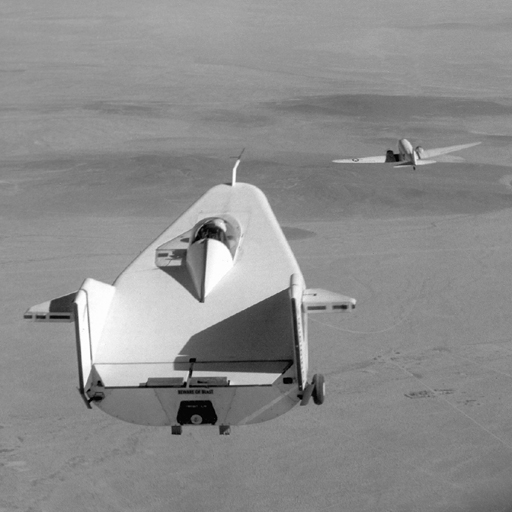
%> input picture OIM/completed labs/Lab_03/data/liftingbody_r0.png, 512 x 512 px
$ octave reproduce_transforms.m   (GNU Octave 9; MATLAB toolbox functions it lacks are replaced by stand-ins)
%> lines starting %> are read from the running program, lines starting %| are printed output that depends on the picture
### OIM/completed labs/Lab_03/intrans.m
function g = intrans(f, varargin)
%INTRANS Преобразования яркости, дополненные по заданию лабораторной 3.
% G=intrans(F,'neg'); G=intrans(F,'gamma',GAMMA);
% G=intrans(F,'log',C,CLASS); C=1, CLASS=class(F) по умолчанию.
% G=intrans(F,'stretch',M,E); M=mean(im2double(F)), E=4 по умолчанию.
% Сохраняет класс входа, кроме явного CLASS для логарифма.
narginchk(2,4);
validateattributes(f,{'uint8','uint16','double'},{'nonempty','real','finite'});
classin=class(f); method=validatestring(varargin{1},{'neg','log','gamma','stretch'});
% В исходнике пропущен логический оператор перед ~strcmp.
if isa(f,'double') && max(f(:))>1 && ~strcmp(method,'log')
    f=mat2gray(f);
else
    f=im2double(f);
end
switch method
    case 'neg'
        narginchk(2,2); g=imcomplement(f);
    case 'gamma'
        narginchk(3,3);
        gam=varargin{2};
        validateattributes(gam,{'numeric'},{'scalar','real','finite','positive'});
        g=imadjust(f,[],[],gam);
    case 'log'
        c=1;
        if numel(varargin)>=2, c=varargin{2}; end
        if numel(varargin)==3, classin=validatestring(varargin{3},{'uint8','uint16','double'}); end
        validateattributes(c,{'numeric'},{'scalar','real','finite','positive'});
        if any(f(:)<0), error('intrans:NegativeInput','Яркость не должна быть отрицательной.'); end
        g=c*log(1+f);
    case 'stretch'
        m=mean(f(:)); E=4;
        if numel(varargin)>=2, m=varargin{2}; end
        if numel(varargin)>=3, E=varargin{3}; end
        validateattributes(m,{'numeric'},{'scalar','real','finite','>=',0,'<=',1});
        validateattributes(E,{'numeric'},{'scalar','real','finite','positive'});
        g=1./(1+(m./(f+eps)).^E);
end
g=changeclass(classin,g);
end

### OIM/completed labs/Lab_03/changeclass.m
function image = changeclass(class, varargin)
%CHANGECLASS changes the storage class of an image.
%   I2 = CHANGECLASS(CLASS, I);
%   RGB2 = CHANGECLASS(CLASS, RGB);
%   BW2 = CHANGECLASS(CLASS, BW);
%   X2 = CHANAGECLASS(CLASS, X, 'indexed');
%   Copyright 1993-2002 The MathWorks, Inc
%   $Revision: 1.2 $ $Date:2003/02/19 22:09:58 $

switch class
case 'uint8'
   image = im2uint8(varargin{:});
case 'uint16'
   image = im2uint16(varargin{:});
case 'double'
   image = im2double(varargin{:});
otherwise
   error('Unsupported IPT data class.');
end

### OIM/completed labs/Lab_03/reproduce_transforms.m
%% Лабораторная работа 3. Часть 2. Точное восстановление преобразований
labDir=fileparts(mfilename('fullpath')); addpath(labDir);
outDir=fullfile(labDir,'results_matlab');
if ~exist(outDir,'dir'), mkdir(outDir); end
f=imread(fullfile(labDir,'data','liftingbody_r0.png'));
%> f is the input picture: size 512x512 uint8; min 0, max 255, mean 140.3
d=im2double(f); m=mean(d(:));
%> after `m=mean(d(:))`: m = 0.55
results={intrans(f,'neg'),intrans(f,'stretch',m,10), ...
    intrans(f,'log',2),intrans(f,'gamma',3)};
%> in intrans, `method=validatestring(varargin{1},{'neg','log','gamma','stretch'})`: method = 'neg'
%> in intrans, `g=imcomplement(f)`:
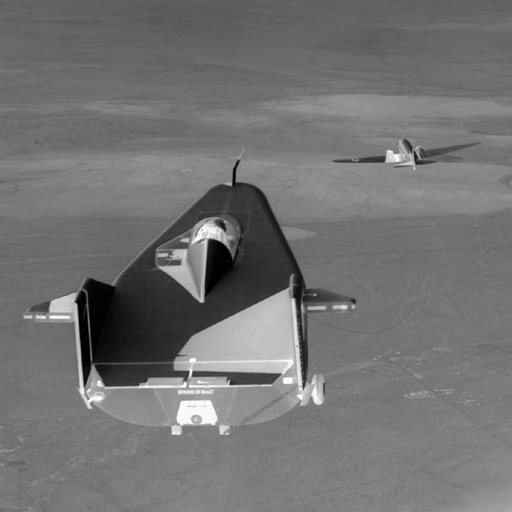
%> g: size 512x512 double; min 0, max 1, mean 0.45
%> in intrans (call 2), `method=validatestring(varargin{1},{'neg','log','gamma','stretch'})`: method = 'stretch'
%> in intrans (call 2), `m=mean(f(:))`: m = 0.55
%> in intrans (call 2), `E=varargin{3}`: E = 10
%> in intrans (call 2), `g=1./(1+(m./(f+eps)).^E);`:
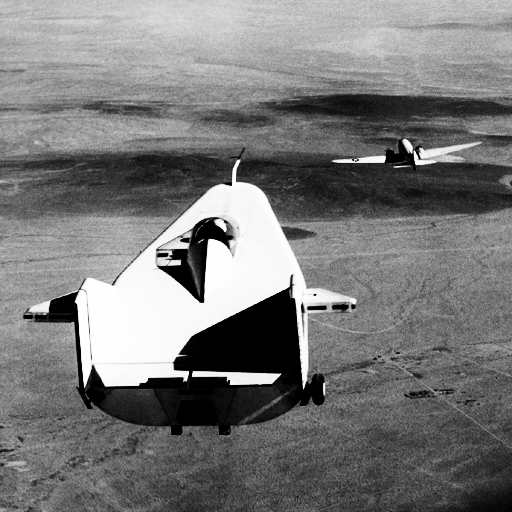
%> g: size 512x512 double; min 1.15e-154, max 0.997, mean 0.474
%> in intrans (call 3), `method=validatestring(varargin{1},{'neg','log','gamma','stretch'})`: method = 'log'
%> in intrans (call 3), `c=varargin{2}`: c = 2
%> in intrans (call 3), `g=c*log(1+f);`:
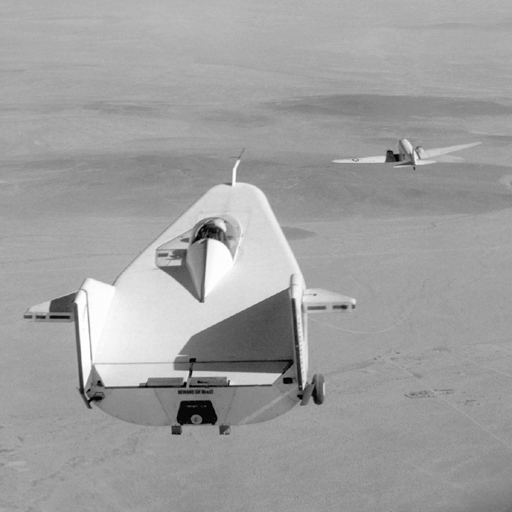
%> g: size 512x512 double; min 0, max 1.39, mean 0.87; drawn with min black and max white
%> call 3 of changeclass, with class = 'uint8'
%> in changeclass (call 3), `image = im2uint8(varargin{:});`:
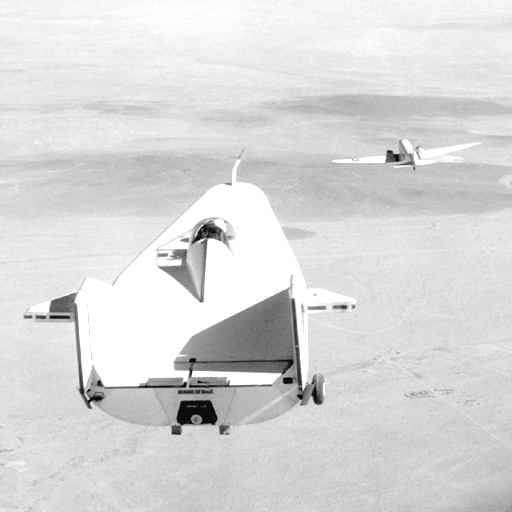
%> image: size 512x512 uint8; min 0, max 255, mean 216.9
%> in intrans (call 4), `method=validatestring(varargin{1},{'neg','log','gamma','stretch'})`: method = 'gamma'
%> in intrans (call 4), `gam=varargin{2};`: gam = 3
%> in intrans (call 4), `g=imadjust(f,[],[],gam);`:
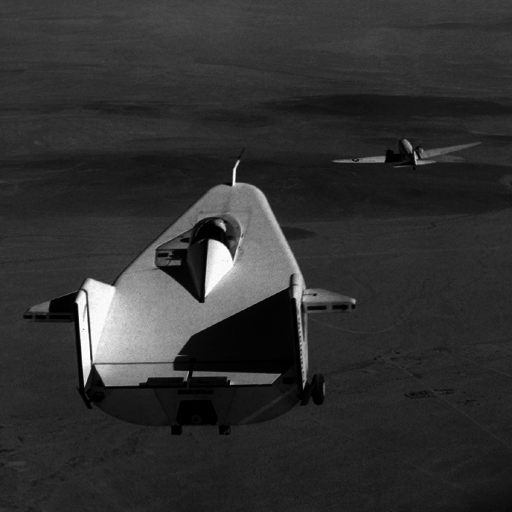
%> g: size 512x512 double; min 0, max 1, mean 0.193
%> results = 4 items
labels={'Negative','Stretch: m=mean, E=10','Log: c=2','Gamma=3'};
figure('Name','Lab 3: reconstructed transformations');
subplot(2,3,1); imshow(f); title('Original');
for idx=1:4
%> (the run ends here)
